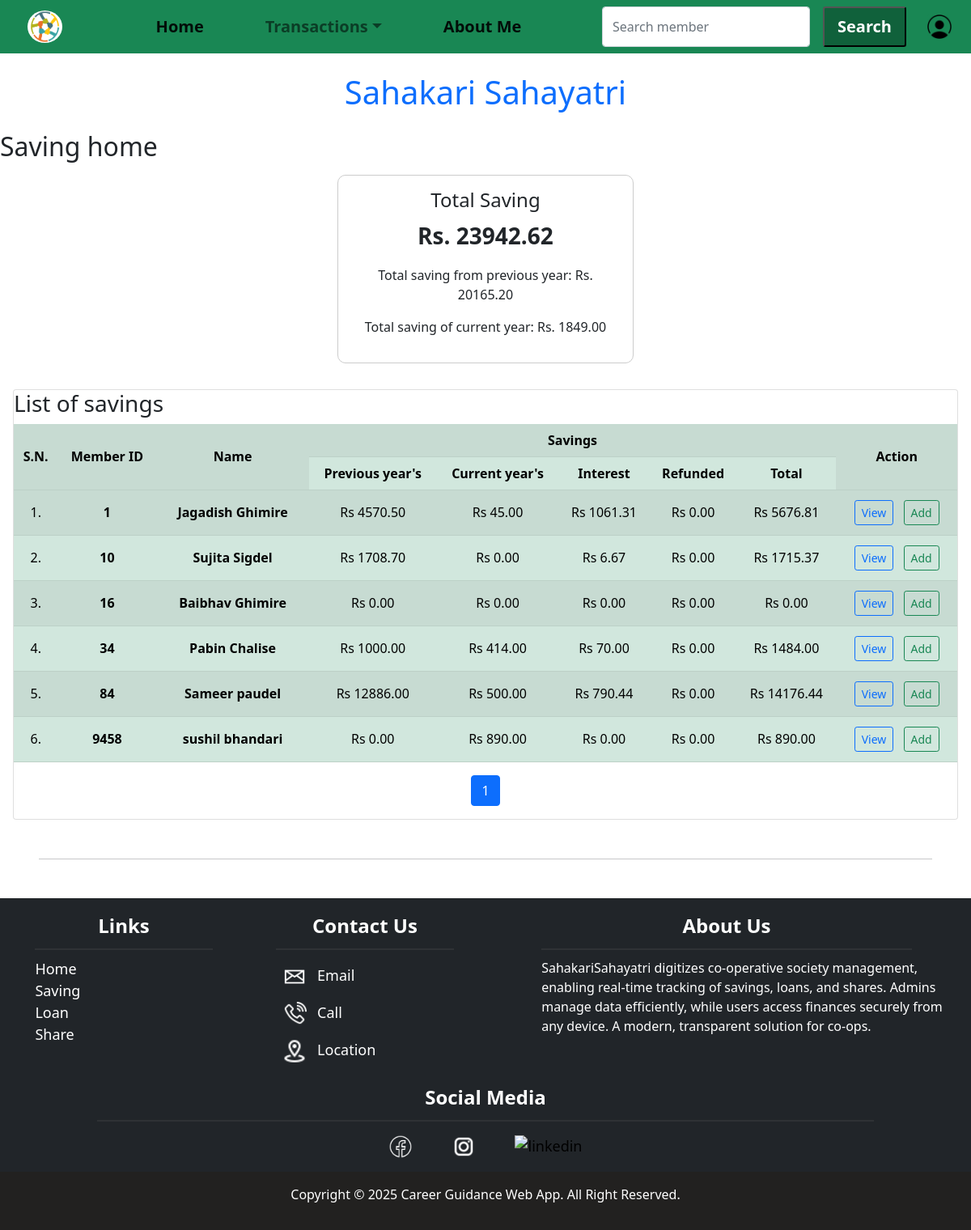
/saving/ (signed in), run on the app's committed database.
### customer/models.py (models this page shows, shortened)
class Member(models.Model):
    user = models.OneToOneField(User, on_delete=models.CASCADE, related_name='member_profile')
    member_id = models.IntegerField(unique=True, primary_key=True)
    first_name = models.CharField(max_length=30, blank=False)
    middle_name = models.CharField(max_length=30, blank=True)
    last_name = models.CharField(max_length=30, blank=False)
    email = models.EmailField(unique=True, blank=True)
    phone_number = models.CharField(max_length=15, unique=True, blank=True)
    address = models.TextField(blank=False)
    date_of_birth = models.DateField(blank=True, null=True)
    citizenship_number = models.CharField(max_length=20, unique=True, blank=False)
    occupation = models.CharField(max_length=100, blank=True)
    date_joined = models.DateField(null=True, blank=True)
    name = models.CharField(max_length=100, blank=False, editable=False)
    class Meta:
        ordering = ['member_id']  # Ascending order

### saving/models.py (models this page shows, shortened)
class YearlyInterest(models.Model):
    customer = models.ForeignKey(Member, on_delete=models.CASCADE, related_name='yearly_interests')
    year = models.IntegerField(help_text="Fiscal year starting in Shrawan")  # e.g., 2081
    previous_interest_rate = models.DecimalField(max_digits=5, decimal_places=2)
    previous_interest_amount = models.DecimalField(max_digits=12, decimal_places=2, default=0.00)
    current_interest_rate = models.DecimalField(max_digits=5, decimal_places=2)
    current_interest_amount = models.DecimalField(max_digits=12, decimal_places=2, default=0.00)
    date = models.DateField(default=timezone.now)
    remarks = models.TextField(blank=True, null=True)
    class Meta:
        unique_together = ('customer', 'year')
        ordering = ['date']

### saving/views.py (the view)
# urls.py: path('', saving.saving_home, name='saving_home'),
@login_required(login_url='loginpage')
def saving_home(request):
    fiscal_year_start = get_fiscal_year_start()
    members = Member.objects.all()
    customer_data = []
    total_previous_saving = 0
    total_current_saving = 0
    total_saved = 0
    for member in members:
        deposits = Deposit.objects.filter(customer=member)
        refunds = SavingRefund.objects.filter(customer=member)
        interest = YearlyInterest.objects.filter(customer=member)
        previous_saving = deposits.filter(date__lt=fiscal_year_start).aggregate(total=Sum('amount'))['total'] or 0
        current_saving = deposits.filter(date__gte=fiscal_year_start).aggregate(total=Sum('amount'))['total'] or 0
        total_refunded = refunds.aggregate(total=Sum('amount_refunded'))['total'] or 0
        total_previous_interest = interest.aggregate(total=Sum('previous_interest_amount'))['total'] or 0
        total_current_interest = interest.aggregate(total=Sum('current_interest_amount'))['total'] or 0
        total_interest = total_current_interest + total_previous_interest
        total_saving = previous_saving + current_saving - total_refunded + total_previous_interest + total_current_interest
        total_previous_saving += previous_saving  # Accumulate here
        total_current_saving += current_saving  # Accumulate here
        total_saved += total_saving  # Accumulate here
        if member.middle_name:
            name=f"{member.first_name} {member.middle_name} {member.last_name}"
        else:
            name=f"{member.first_name} {member.last_name}"
        customer_data.append({
            'id': member.member_id,
            'name': name,
            'previous_saving': previous_saving,
            'current_saving': current_saving,
            'total_refunded': total_refunded,
            'total_saving': total_saving,
        'total_interest': total_interest,
        })
    paginator = Paginator(customer_data,20)
    page_number = request.GET.get('page')
    page_obj = paginator.get_page(page_number)
    return render(request, 'saving_home.html', {
        'customer_data': customer_data,
        'total_saved': total_saved,
        'total_previous_saving': total_previous_saving,  # Pass to template
        'total_current_saving': total_current_saving,
        'page_obj': page_obj
    })

### saving/views.py (called while the page is built)
def get_fiscal_year_start():
    today = date.today()
    if today.month > 7 or (today.month == 7 and today.day >= 16):  # Assuming Shrawan 1 is around July 16
        return date(today.year, 7, 16)
    else:
        return date(today.year - 1, 7, 16)

### saving/templates/saving_home.html (shortened to what this page needs)
{% extends "base.html" %}
{% load static %}
{% block content %}
<h2>Saving home</h2>
<div class="row justify-content-center m-3">
    <div class="col-lg-4 col-md-6 col-sm-12 mb-3">
        <div class="card transaction-card text-center p-3">
            <h4>Total Saving</h4>
            <p class="fs-3 fw-bold">Rs. {{ total_saved|floatformat:2 }}</p>
            <p>Total saving from previous year: Rs. {{ total_previous_saving|floatformat:2 }}</p>
            <p>Total saving of current year: Rs. {{ total_current_saving|floatformat:2 }}</p>
        </div>
    </div>
</div>
<div class="card m-3">
    <h3>List of savings</h3>
    <div class="table-responsive">
        <table class="table table-striped table-responsive table-hover table-success">
            <tr class="align-middle text-center">
                <th rowspan="2">S.N.</th>
                <th rowspan="2">Member ID</th>
                <th rowspan="2">Name</th>
                <th colspan="5">Savings</th>
                <th rowspan="2">Action</th>
            </tr>
            <tr class="align-middle text-center">
                <th>Previous year's</th>
                <th>Current year's</th>
                <th>Interest</th>
                <th>Refunded</th>
                <th>Total</th>
            </tr>
            {% if page_obj %}
                {% for customer in page_obj %}
                    <tr class="align-middle text-center">
                        <td>{{ forloop.counter0|add:page_obj.start_index }}.</td>
                        <td>
                            <a href="{% url 'customer_details' customer.id %}" class="links text-decoration-none text-black fw-bold">{{ customer.id }}</a>
                        </td>
                        <td>
                            <a href="{% url 'customer_details' customer.id %}" class="links text-decoration-none text-black fw-bold">{{ customer.name }}</a>
                        </td>
                        <td>Rs {{ customer.previous_saving|floatformat:2 }}</td>
                        <td>Rs {{ customer.current_saving|floatformat:2 }}</td>
                        <td>Rs {{ customer.total_interest|floatformat:2 }}</td>
                        <td>Rs {{ customer.total_refunded|floatformat:2 }}</td>
                        <td>Rs {{ customer.total_saving|floatformat:2 }}</td>
                        <td>
                            <a class="btn btn-sm btn-outline-primary m-1" href="{% url 'saving_details' customer.id %}">View</a>
                            <a class="btn btn-sm btn-outline-success m-1" href="{% url 'saving_add' customer.id %}">Add</a>
                        </td>
                    </tr>
                {% endfor %}
            {% else %}
                <tr>
                    <td colspan="9" class="text-center">No savings found.</td>
                </tr>
            {% endif %}
        </table>
    </div>
    <nav aria-label="Page navigation">
        <ul class="pagination justify-content-center">
            <li class="page-item active">
                <span class="page-link">{{ page_obj.number }}</span>
            </li>
        </ul>
    </nav>
</div>
{% endblock content %}

### static/css/style.css (style rules this page uses)
.links { text-decoration: none; color: black; padding: 5px; }
html { font-size: 16px; }
body { margin: 0; padding: 0; }
.transaction-card { height: 100%; border: 1px solid #ccc; border-radius: 10px; padding: 1rem; box-sizing: border-box; overflow: hidden; }

### data on the page
Member: id "1", name "Jagadish Ghimire", previous_saving "4570.50", current_saving "45.00", total_interest "1061.31", total_refunded "0.00", total_saving "5676.81"
YearlyInterest: id "16", name "Baibhav Ghimire", previous_saving "0.00", current_saving "0.00", total_interest "0.00", total_refunded "0.00", total_saving "0.00"
Member: id "34", name "Pabin Chalise", previous_saving "1000.00", current_saving "414.00", total_interest "70.00", total_refunded "0.00", total_saving "1484.00"
Member: id "84", name "Sameer paudel", previous_saving "12886.00", current_saving "500.00", total_interest "790.44", total_refunded "0.00", total_saving "14176.44"
Member: id "9458", name "sushil bhandari", previous_saving "0.00", current_saving "890.00", total_interest "0.00", total_refunded "0.00", total_saving "890.00"

### other printed values
{{ total_saved|floatformat:2 }} "23942.62"
{{ total_previous_saving|floatformat:2 }} "20165.20"
{{ total_current_saving|floatformat:2 }} "1849.00"
{{ customer.id }} "10"
{{ customer.name }} "Sujita Sigdel"
{{ customer.previous_saving|floatformat:2 }} "1708.70"
{{ customer.current_saving|floatformat:2 }} "0.00"
{{ customer.total_interest|floatformat:2 }} "6.67"
{{ customer.total_refunded|floatformat:2 }} "0.00"
{{ customer.total_saving|floatformat:2 }} "1715.37"
{{ page_obj.number }} "1"
